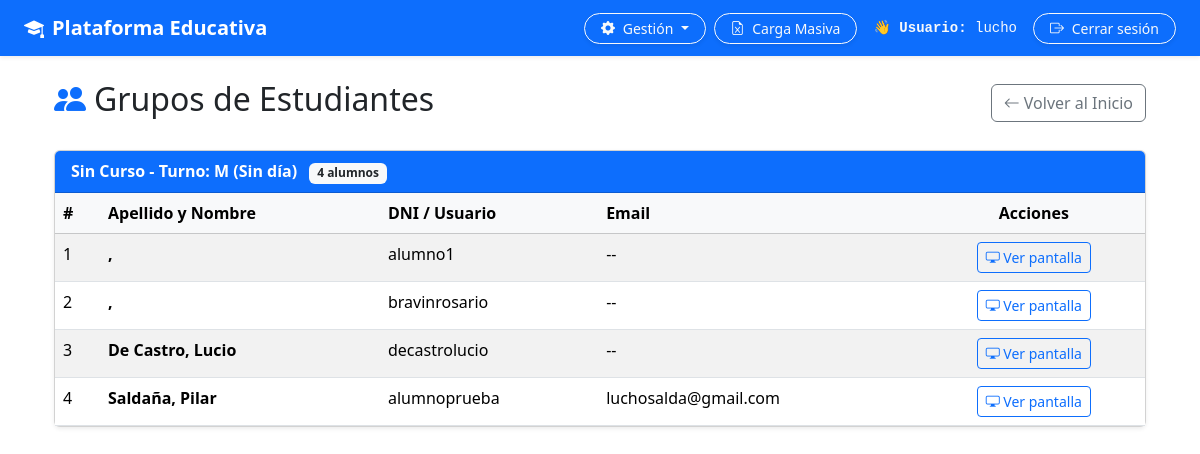
The page /gestion/grupos/ (signed in) on the database as committed earlier.
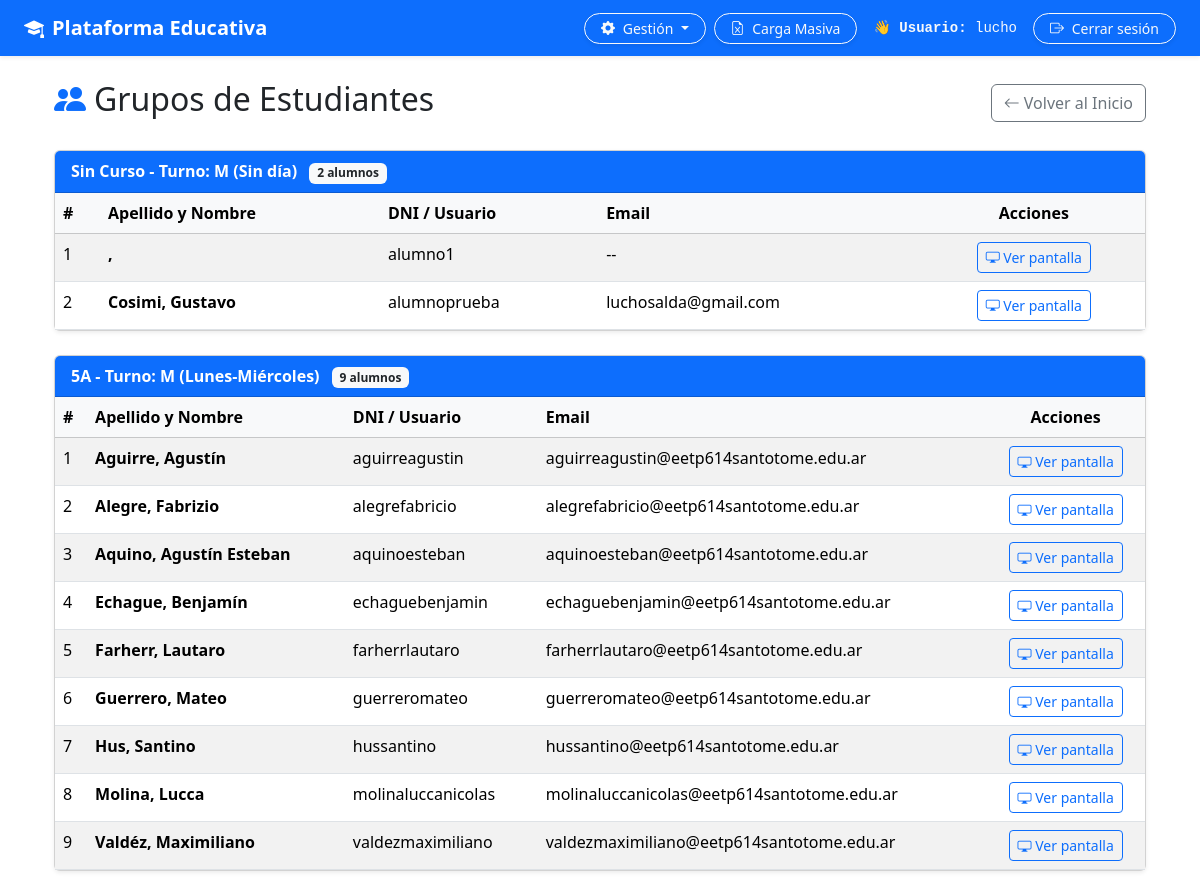
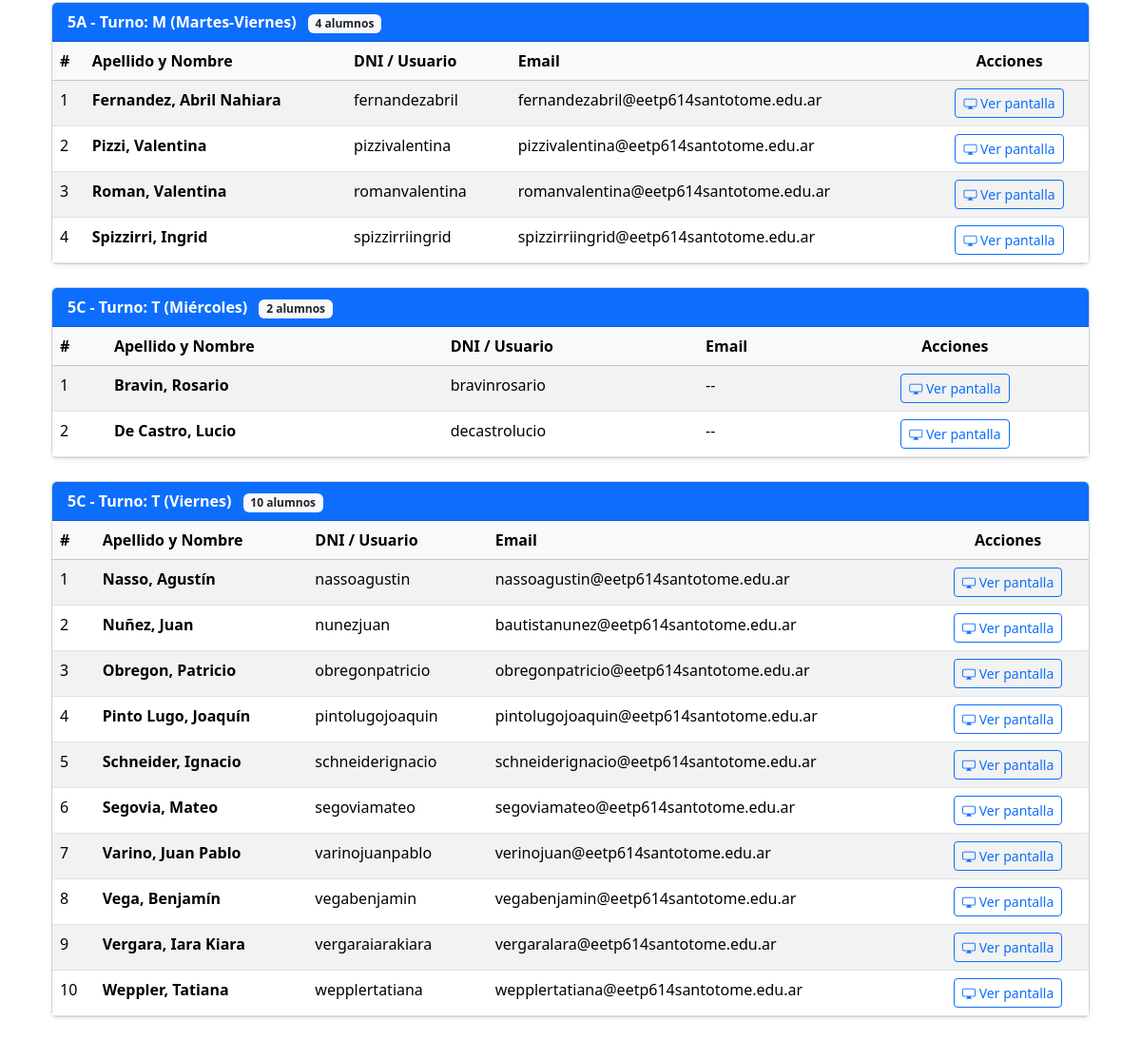
The same page on the database as committed later (2 pictures, top to bottom).
### usuarios/models.py (models this page shows, shortened)
class Usuario(AbstractUser):
  TURNOS = [
      ('M', 'Mañana'),
      ('T', 'Tarde'),
      ('N', 'Noche'),
  ]
  dni = models.CharField(max_length=20, unique=True, null=True, blank=True)
  curso = models.CharField(
      max_length=100,
      blank=True,
      null=True,
      help_text='Ejemplo: 5A, 5C, 6to 1ra',
  )
  turno = models.CharField(
      max_length=1,
      choices=TURNOS,
      default='M',
      help_text='Turno al que pertenece el alumno (Mañana/Tarde/Noche)',
  )
  dia_cursado = models.CharField(
      max_length=50,
      blank=True,
      null=True,
      help_text='Ejemplo: Lunes, Miércoles o Lunes,Martes',
  )
  ultimo_equipo = models.CharField(
      max_length=100,
      blank=True,
      null=True,
      help_text='Nombre de la netbook o PC usada en el último inicio de sesión (ej. ALUMNO-05)',
  )
  ultima_conexion = models.DateTimeField(
      null=True,
      blank=True,
      help_text='Última fecha y hora de actividad/login registrada',
  )

### educacion/views.py (the view)
# urls.py: path('gestion/grupos/', views.ver_grupos, name='ver_grupos'),
@login_required
def ver_grupos(request):
    if not (request.user.is_staff or request.user.is_superuser):
        messages.error(request, 'No tienes permisos para acceder a esta sección.')
        return redirect('educacion:inicio')
    alumnos = Usuario.objects.filter(
        is_superuser=False, is_staff=False
    ).order_by('curso', 'turno', 'last_name', 'first_name')
    grupos = {}
    for alumno in alumnos:
        clave_grupo = f"{alumno.curso or 'Sin Curso'} - Turno: {alumno.turno or 'N/D'} ({alumno.dia_cursado or 'Sin día'})"
        if clave_grupo not in grupos:
            grupos[clave_grupo] = []
        grupos[clave_grupo].append(alumno)
    return render(request, 'educacion/ver_grupos.html', {'grupos': grupos})

### educacion/templates/educacion/ver_grupos.html
{% extends 'base.html' %}
{% block content %}
<div class="container my-4">
  <div class="d-flex justify-content-between align-items-center mb-4">
    <h2><i class="bi bi-people-fill text-primary me-2"></i>Grupos de Estudiantes</h2>
    <a href="{% url 'educacion:inicio' %}" class="btn btn-outline-secondary">
      <i class="bi bi-arrow-left"></i> Volver al Inicio
    </a>
  </div>
  {% if grupos %}
    {% for grupo, alumnos in grupos.items %}
      <div class="card shadow-sm mb-4">
        <div class="card-header bg-primary text-white fw-bold">
          {{ grupo }} <span class="badge bg-light text-dark ms-2">{{ alumnos|length }} alumnos</span>
        </div>
        <div class="card-body p-0">
          <div class="table-responsive">
            <table class="table table-hover table-striped mb-0">
              <thead class="table-light">
                <tr>
                  <th>#</th>
                  <th>Apellido y Nombre</th>
                  <th>DNI / Usuario</th>
                  <th>Email</th>
                  <th class="text-center">Acciones</th>
                </tr>
              </thead>
              <tbody>
                {% for alumno in alumnos %}
                  <tr>
                    <td>{{ forloop.counter }}</td>
                    <td><strong>{{ alumno.last_name }}, {{ alumno.first_name }}</strong></td>
                    <td>{{ alumno.username }}</td>
                    <td>{{ alumno.email|default:"--" }}</td>
                    <td class="text-center">
                      <a href="{% url 'educacion:ver_pantalla_alumno' alumno.id %}" class="btn btn-sm btn-outline-primary">
                        <i class="bi bi-display"></i> Ver pantalla
                      </a>
                    </td>
                  </tr>
                {% endfor %}
              </tbody>
            </table>
          </div>
        </div>
      </div>
    {% endfor %}
  {% else %}
    <div class="alert alert-info shadow-sm">
      <i class="bi bi-info-circle me-2"></i> No hay estudiantes registrados actualmente.
    </div>
  {% endif %}
</div>
{% endblock %}

Rows that differ between the two databases and show on the page:
computed for Usuario "alumno1": alumnos "4" → "2"
changed Usuario "alumnoprueba": last_name "Saldaña" → "Cosimi"; first_name "Pilar" → "Gustavo"
added Usuario: grupo "5A - Turno: M (Lunes-Miércoles)", alumnos "9", last_name "Aguirre", first_name "Agustín", username "aguirreagustin", email "aguirreagustin@eetp614santotome.edu.ar"
added Usuario: last_name "Alegre", first_name "Fabrizio", username "alegrefabricio", email "alegrefabricio@eetp614santotome.edu.ar", shown under "5A - Turno: M (Lunes-Miércoles)"
added Usuario: last_name "Aquino", first_name "Agustín Esteban", username "aquinoesteban", email "aquinoesteban@eetp614santotome.edu.ar", shown under "5A - Turno: M (Lunes-Miércoles)"
added Usuario: last_name "Echague", first_name "Benjamín", username "echaguebenjamin", email "echaguebenjamin@eetp614santotome.edu.ar", shown under "5A - Turno: M (Lunes-Miércoles)"
added Usuario: last_name "Farherr", first_name "Lautaro", username "farherrlautaro", email "farherrlautaro@eetp614santotome.edu.ar", shown under "5A - Turno: M (Lunes-Miércoles)"
added Usuario: last_name "Guerrero", first_name "Mateo", username "guerreromateo", email "guerreromateo@eetp614santotome.edu.ar", shown under "5A - Turno: M (Lunes-Miércoles)"
added Usuario: last_name "Hus", first_name "Santino", username "hussantino", email "hussantino@eetp614santotome.edu.ar", shown under "5A - Turno: M (Lunes-Miércoles)"
added Usuario: last_name "Molina", first_name "Lucca", username "molinaluccanicolas", email "molinaluccanicolas@eetp614santotome.edu.ar", shown under "5A - Turno: M (Lunes-Miércoles)"
added Usuario: last_name "Valdéz", first_name "Maximiliano", username "valdezmaximiliano", email "valdezmaximiliano@eetp614santotome.edu.ar", shown under "5A - Turno: M (Lunes-Miércoles)"
added Usuario: grupo "5A - Turno: M (Martes-Viernes)", alumnos "4", last_name "Fernandez", first_name "Abril Nahiara", username "fernandezabril", email "fernandezabril@eetp614santotome.edu.ar"
added Usuario: last_name "Pizzi", first_name "Valentina", username "pizzivalentina", email "pizzivalentina@eetp614santotome.edu.ar", shown under "5A - Turno: M (Martes-Viernes)"
added Usuario: last_name "Roman", first_name "Valentina", username "romanvalentina", email "romanvalentina@eetp614santotome.edu.ar", shown under "5A - Turno: M (Martes-Viernes)"
added Usuario: last_name "Spizzirri", first_name "Ingrid", username "spizzirriingrid", email "spizzirriingrid@eetp614santotome.edu.ar", shown under "5A - Turno: M (Martes-Viernes)"
changed Usuario "bravinrosario": moves from the list under "Sin Curso - Turno: M (Sin día)" to the list under "5C - Turno: T (Miércoles)"
changed Usuario "De Castro": moves from the list under "Sin Curso - Turno: M (Sin día)" to the list under "5C - Turno: T (Miércoles)"
added Usuario: grupo "5C - Turno: T (Viernes)", alumnos "10", last_name "Nasso", first_name "Agustín", username "nassoagustin", email "nassoagustin@eetp614santotome.edu.ar"
added Usuario: last_name "Nuñez", first_name "Juan", username "nunezjuan", email "bautistanunez@eetp614santotome.edu.ar", shown under "5C - Turno: T (Viernes)"
added Usuario: last_name "Obregon", first_name "Patricio", username "obregonpatricio", email "obregonpatricio@eetp614santotome.edu.ar", shown under "5C - Turno: T (Viernes)"
added Usuario: last_name "Pinto Lugo", first_name "Joaquín", username "pintolugojoaquin", email "pintolugojoaquin@eetp614santotome.edu.ar", shown under "5C - Turno: T (Viernes)"
added Usuario: last_name "Schneider", first_name "Ignacio", username "schneiderignacio", email "schneiderignacio@eetp614santotome.edu.ar", shown under "5C - Turno: T (Viernes)"
added Usuario: last_name "Segovia", first_name "Mateo", username "segoviamateo", email "segoviamateo@eetp614santotome.edu.ar", shown under "5C - Turno: T (Viernes)"
added Usuario: last_name "Varino", first_name "Juan Pablo", username "varinojuanpablo", email "verinojuan@eetp614santotome.edu.ar", shown under "5C - Turno: T (Viernes)"
added Usuario: last_name "Vega", first_name "Benjamín", username "vegabenjamin", email "vegabenjamin@eetp614santotome.edu.ar", shown under "5C - Turno: T (Viernes)"
added Usuario: last_name "Vergara", first_name "Iara Kiara", username "vergaraiarakiara", email "vergaralara@eetp614santotome.edu.ar", shown under "5C - Turno: T (Viernes)"
added Usuario: last_name "Weppler", first_name "Tatiana", username "wepplertatiana", email "wepplertatiana@eetp614santotome.edu.ar", shown under "5C - Turno: T (Viernes)"
